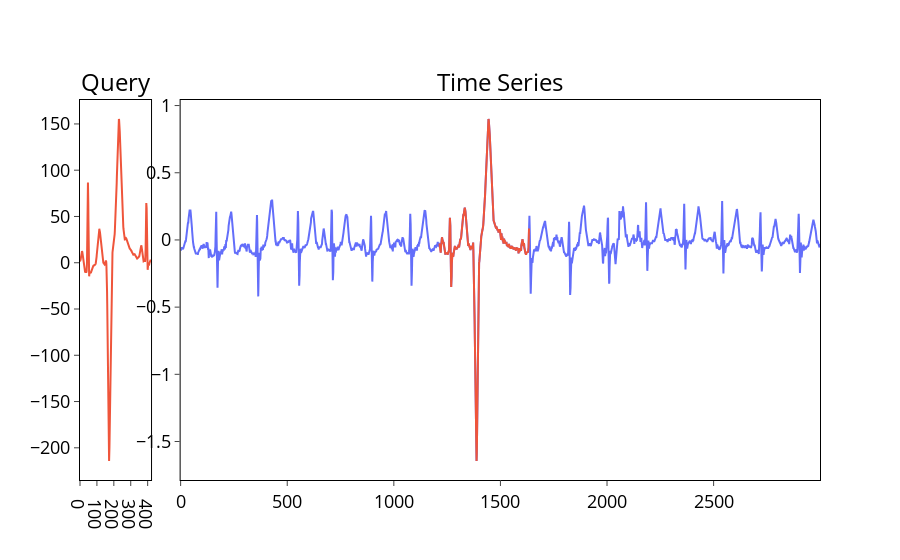

The code cell stored with this chart in its notebook:
### Markdown cell above
Чтобы было легче интерпретировать результаты поиска, выполните визуализацию с помощью `plot_bestmatch_results()` из модуля *plots.py*.

### Code cell
plot_bestmatch_results(ts, query, naive_bestmatch_results)

### Figure 1 — Plotly figure (JSON) as saved in the notebook; plotly's stock layout.template omitted (floating-point values rounded to 4 significant figures; data arrays with more than 128 entries replaced by an {"elided": "..."} marker saying what was removed)
{"data": [{"line": {"color": "#EF553B"}, "type": "scatter", "x": {"elided": "421 int values"}, "xaxis": "x", "y": {"elided": "421 float values"}, "yaxis": "y"}, {"line": {"color": "#636EFA"}, "type": "scatter", "x": {"elided": "3000 int values"}, "xaxis": "x2", "y": {"elided": "3000 float values"}, "yaxis": "y2"}, {"line": {"color": "#EF553B"}, "type": "scatter", "x": {"elided": "421 int values"}, "xaxis": "x2", "y": {"elided": "421 float values"}, "yaxis": "y2"}], "layout": {"annotations": [{"font": {"color": "black", "size": 24}, "showarrow": false, "text": "Query", "x": 0.048, "xanchor": "center", "xref": "paper", "y": 1, "yanchor": "bottom", "yref": "paper"}, {"font": {"color": "black", "size": 24}, "showarrow": false, "text": "Time Series", "x": 0.568, "xanchor": "center", "xref": "paper", "y": 1, "yanchor": "bottom", "yref": "paper"}], "plot_bgcolor": "rgba(0,0,0,0)", "showlegend": false, "title": {"x": 0.5}, "xaxis": {"anchor": "y", "domain": [0, 0.096], "linecolor": "#000", "linewidth": 1, "mirror": true, "showgrid": false, "tickfont": {"color": "black", "size": 18}, "ticks": "outside", "tickwidth": 1}, "xaxis2": {"anchor": "y2", "domain": [0.136, 1], "linecolor": "#000", "linewidth": 1, "mirror": true, "showgrid": false, "tickfont": {"color": "black", "size": 18}, "ticks": "outside", "tickwidth": 1}, "yaxis": {"anchor": "x", "domain": [0, 1], "linecolor": "#000", "linewidth": 1, "mirror": true, "showgrid": false, "tickfont": {"color": "black", "size": 18}, "ticks": "outside", "tickwidth": 1, "zeroline": false}, "yaxis2": {"anchor": "x2", "domain": [0, 1], "linecolor": "#000", "linewidth": 1, "mirror": true, "showgrid": false, "tickfont": {"color": "black", "size": 18}, "ticks": "outside", "tickwidth": 1, "zeroline": false}}}
